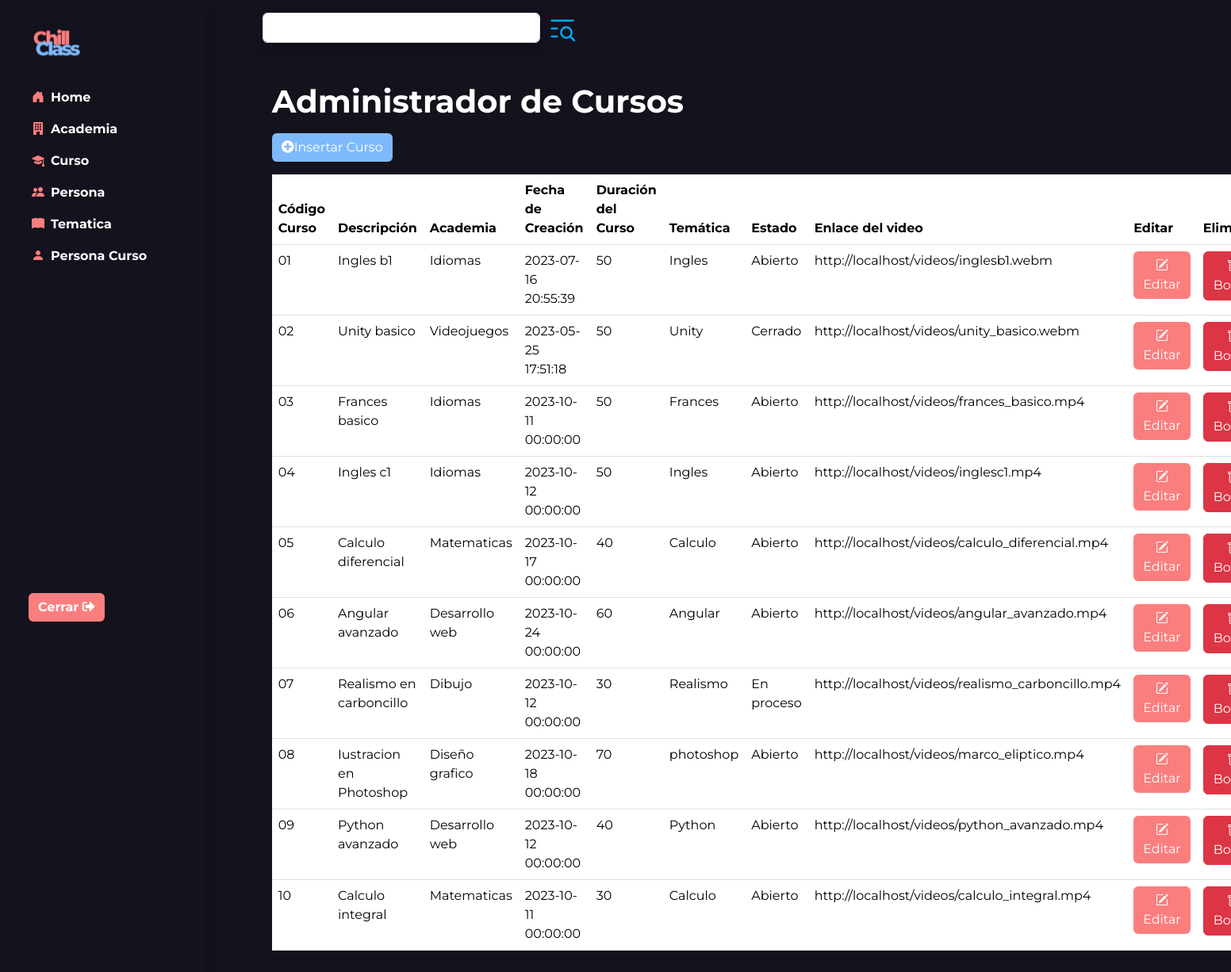
Page /admin/crud/curso/curso.php on the committed database.
### tables this page shows
CREATE TABLE `curso` (
  `cod_curso` varchar(10) NOT NULL,
  `descripcion` varchar(50) NOT NULL,
  `cod_academia` varchar(10) DEFAULT NULL,
  `fecha_creacion` datetime DEFAULT NULL,
  `duracion_curso` int(3) DEFAULT NULL,
  `cod_tematica` varchar(10) DEFAULT NULL,
  `cod_estado` varchar(10) DEFAULT NULL,
  `video` varchar(200) NOT NULL,
  PRIMARY KEY (`cod_curso`),
  KEY `cod_academia` (`cod_academia`),
  KEY `cod_tematica` (`cod_tematica`),
  KEY `cod_estado` (`cod_estado`),
  CONSTRAINT `curso_ibfk_1` FOREIGN KEY (`cod_academia`) REFERENCES `academia` (`cod_academia`),
  CONSTRAINT `curso_ibfk_2` FOREIGN KEY (`cod_tematica`) REFERENCES `tematica` (`cod_tematica`),
  CONSTRAINT `curso_ibfk_3` FOREIGN KEY (`cod_estado`) REFERENCES `estado` (`cod_estado`)
);

CREATE TABLE `academia` (
  `cod_academia` varchar(10) NOT NULL,
  `descripcion` text DEFAULT NULL,
  `fecha_creacion_academia` datetime DEFAULT NULL,
  `id_persona` int(12) DEFAULT NULL,
  PRIMARY KEY (`cod_academia`),
  KEY `id_persona` (`id_persona`),
  CONSTRAINT `academia_ibfk_1` FOREIGN KEY (`id_persona`) REFERENCES `persona` (`id_persona`)
);

CREATE TABLE `tematica` (
  `cod_tematica` varchar(10) NOT NULL,
  `descripcion` varchar(50) DEFAULT NULL,
  PRIMARY KEY (`cod_tematica`)
);

CREATE TABLE `estado` (
  `cod_estado` varchar(10) NOT NULL,
  `descripcion` varchar(50) DEFAULT NULL,
  PRIMARY KEY (`cod_estado`)
);

### admin/crud/curso/curso.php (the view, shortened to what this page needs)
<!DOCTYPE html>
<html lang="es">
<head>
    <link rel="stylesheet" href="../assets/styles/normalize.css">
    <link rel="stylesheet" href="../assets/styles/styles.css">
    <link rel="stylesheet" href="../assets/libs/node_modules/bootstrap/dist/css/bootstrap.css">
    <link rel="stylesheet" href="https://pro.fontawesome.com/releases/v5.10.0/css/all.css" />
    <link rel="stylesheet" href="https://cdn.jsdelivr.net/npm/bootstrap-icons@1.10.5/font/bootstrap-icons.css">
</head>
<body class="oscuro">
    <header class="header">
        <form id="forma" name="forma" action="curso.php">
            <div class="container-fluid">
                <div class="row flex-nowrap">
                    <?php include("../components/sidebar_admin.php") ?>
                    <div class="col py-3">
                        <div class="container">
                            <div class="buscar d-flex p-5 pt-0 pb-0 container">
                                <div class="buscar1">
                                    <input type="text" id="buscar" name="buscar" class="input-categorias shadow form-control pe-5 me-2" style="width: 350px;">
                                </div>
                                <div class="buscar2 ">
                                    <a href="#">
                                    </a>
                                </div>
                            </div>
                            <div class="p-5 tx-blanco">
                                <div class="container ">
                                    <h1 class="fw-bold">Administrador de Cursos</h1>
                                    <a href="insertar_curso.php" class="btn btn-secondary mt-2"><i class="fas fa-plus-circle"></i>Insertar Curso</a>
                                    <?php
                                    $mysql_host = 'localhost';
                                    $mysql_user = 'root';
                                    $password = '';
                                    $dbhandle = mysqli_connect($mysql_host, $mysql_user, $password) or die('Problemas de conexion BD');
                                    if (empty($_GET['buscar'])) {
                                        $result = mysqli_query($dbhandle, "SELECT a.cod_curso, a.descripcion AS descripcion_curso, b.descripcion AS academia, a.fecha_creacion, a.duracion_curso, c.descripcion AS tematica, d.descripcion AS estado, a.video AS video FROM curso a, academia b, tematica c, estado d WHERE a.cod_academia = b.cod_academia AND a.cod_tematica = c.cod_tematica AND a.cod_estado = d.cod_estado order by a.cod_curso;") or die(mysqli_error($dbhandle));
                                    }
                                    ?>
                                    <table class="table tx-blanco mt-3">
                                        <thead>
                                            <tr>
                                                <th>Código Curso</th>
                                                <th>Descripción</th>
                                                <th>Academia</th>
                                                <th>Fecha de Creación</th>
                                                <th>Duración del Curso</th>
                                                <th>Temática</th>
                                                <th>Estado</th>
                                                <th>Enlace del video</th>
                                                <th>Editar</th>
                                                <th>Eliminar</th>
                                            </tr>
                                        </thead>
                                        <tbody>
                                            <?php
                                            while ($row = mysqli_fetch_array($result, MYSQLI_ASSOC)) {
                                                echo "<tr>";
                                                echo "<td>" . $row['cod_curso'] . "</td>";
                                                echo "<td>" . $row['descripcion_curso'] . "</td>";
                                                echo "<td>" . $row['academia'] . "</td>";
                                                echo "<td>" . $row['fecha_creacion'] . "</td>";
                                                echo "<td>" . $row['duracion_curso'] . "</td>";
                                                echo "<td>" . $row['tematica'] . "</td>";
                                                echo "<td>" . $row['estado'] . "</td>";
                                                echo "<td>" . $row['video'] . "</td>";
                                                echo "<td> <a class='btn btn-primary' href='editar_curso.php?code=" . $row['cod_curso'] . "'><i class='bi bi-pencil-square'></i> Editar</a> </td>";
                                                echo "<td> <a class='btn btn-danger' href='#' onclick='preguntar(\"" . $row['cod_curso'] . "\")'class='btn btn-primary btn-sm'><i class='bi bi-trash'></i>Borrar</a> </td>";
                                                echo "</tr>\n";
                                            };
                                            ?>
                                        </tbody>
                                    </table>
                                </div>
                            </div>
                        </div>
                    </div>
                </div>
            </div>
        </form>
    </header>
</body>
</html>

### admin/crud/assets/styles/styles.css (style rules this page uses)
:root { --Light-Blue: #7EBAFB; --Ligt-Pink: #FB7E7E; --Gray-Nigt: #14121C; --Gray-Nigt-Input: rgba(20, 18, 28, 0.9); --White: #FFFFFF; --Black: #000000; }
* { font-family: 'Montserrat', sans-serif; }
.oscuro { background: var(--Gray-Nigt) !important; }
.tx-blanco { color: var(--White) !important; }
.btn-primary { background: var(--Ligt-Pink) !important; border: var(--Ligt-Pink) !important; }
.btn-secondary { background: var(--Light-Blue) !important; border: var(--Light-Blue) !important; }

### rows in the picture
curso: cod_curso "01", descripcion "Ingles b1", cod_academia.descripcion "Idiomas", fecha_creacion "2023-07-16 20:55:39", duracion_curso "50", cod_tematica.descripcion "Ingles", cod_estado.descripcion "Abierto", video "http://localhost/videos/inglesb1.webm"
curso: cod_curso "02", descripcion "Unity basico", cod_academia.descripcion "Videojuegos", fecha_creacion "2023-05-25 17:51:18", duracion_curso "50", cod_tematica.descripcion "Unity", cod_estado.descripcion "Cerrado", video "http://localhost/videos/unity_basico.webm"
curso: cod_curso "03", descripcion "Frances basico", cod_academia.descripcion "Idiomas", fecha_creacion "2023-10-11 00:00:00", duracion_curso "50", cod_tematica.descripcion "Frances", cod_estado.descripcion "Abierto", video "http://localhost/videos/frances_basico.mp4"
curso: cod_curso "04", descripcion "Ingles c1", cod_academia.descripcion "Idiomas", fecha_creacion "2023-10-12 00:00:00", duracion_curso "50", cod_tematica.descripcion "Ingles", cod_estado.descripcion "Abierto", video "http://localhost/videos/inglesc1.mp4"
curso: cod_curso "05", descripcion "Calculo diferencial", cod_academia.descripcion "Matematicas", fecha_creacion "2023-10-17 00:00:00", duracion_curso "40", cod_tematica.descripcion "Calculo", cod_estado.descripcion "Abierto", video "http://localhost/videos/calculo_diferencial.mp4"
curso: cod_curso "06", descripcion "Angular avanzado", cod_academia.descripcion "Desarrollo web", fecha_creacion "2023-10-24 00:00:00", duracion_curso "60", cod_tematica.descripcion "Angular", cod_estado.descripcion "Abierto", video "http://localhost/videos/angular_avanzado.mp4"
curso: cod_curso "07", descripcion "Realismo en carboncillo", cod_academia.descripcion "Dibujo", fecha_creacion "2023-10-12 00:00:00", duracion_curso "30", cod_tematica.descripcion "Realismo", cod_estado.descripcion "En proceso", video "http://localhost/videos/realismo_carboncillo.mp4"
curso: cod_curso "08", descripcion "Iustracion en Photoshop", cod_academia.descripcion "Diseño grafico", fecha_creacion "2023-10-18 00:00:00", duracion_curso "70", cod_tematica.descripcion "photoshop", cod_estado.descripcion "Abierto", video "http://localhost/videos/marco_eliptico.mp4"
curso: cod_curso "09", descripcion "Python avanzado", cod_academia.descripcion "Desarrollo web", fecha_creacion "2023-10-12 00:00:00", duracion_curso "40", cod_tematica.descripcion "Python", cod_estado.descripcion "Abierto", video "http://localhost/videos/python_avanzado.mp4"
curso: cod_curso "10", descripcion "Calculo integral", cod_academia.descripcion "Matematicas", fecha_creacion "2023-10-11 00:00:00", duracion_curso "30", cod_tematica.descripcion "Calculo", cod_estado.descripcion "Abierto", video "http://localhost/videos/calculo_integral.mp4"
